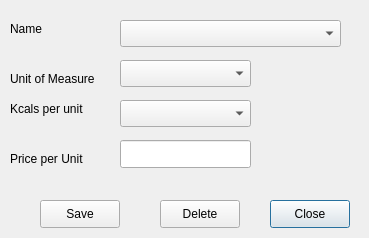
<ui version="4.0" >
 <class>LivestockProducts</class>
 <widget class="QDialog" name="LivestockProducts" >
  <property name="geometry" >
   <rect>
    <x>0</x>
    <y>0</y>
    <width>369</width>
    <height>238</height>
   </rect>
  </property>
  <property name="minimumSize" >
   <size>
    <width>369</width>
    <height>238</height>
   </size>
  </property>
  <property name="windowTitle" >
   <string>Manage Livestock Products</string>
  </property>
  <widget class="QPushButton" name="btnLiveStockProductsClose" >
   <property name="geometry" >
    <rect>
     <x>270</x>
     <y>200</y>
     <width>80</width>
     <height>28</height>
    </rect>
   </property>
   <property name="text" >
    <string>Close</string>
   </property>
  </widget>
  <widget class="QPushButton" name="pushButton_3" >
   <property name="geometry" >
    <rect>
     <x>40</x>
     <y>200</y>
     <width>80</width>
     <height>28</height>
    </rect>
   </property>
   <property name="text" >
    <string>Save</string>
   </property>
  </widget>
  <widget class="QComboBox" name="comboBox" >
   <property name="geometry" >
    <rect>
     <x>120</x>
     <y>20</y>
     <width>221</width>
     <height>27</height>
    </rect>
   </property>
  </widget>
  <widget class="QLabel" name="label" >
   <property name="geometry" >
    <rect>
     <x>10</x>
     <y>20</y>
     <width>54</width>
     <height>18</height>
    </rect>
   </property>
   <property name="text" >
    <string>Name</string>
   </property>
  </widget>
  <widget class="QComboBox" name="comboBox_3" >
   <property name="geometry" >
    <rect>
     <x>120</x>
     <y>60</y>
     <width>131</width>
     <height>27</height>
    </rect>
   </property>
  </widget>
  <widget class="QLabel" name="label_3" >
   <property name="geometry" >
    <rect>
     <x>10</x>
     <y>70</y>
     <width>91</width>
     <height>18</height>
    </rect>
   </property>
   <property name="text" >
    <string>Unit of Measure</string>
   </property>
  </widget>
  <widget class="QComboBox" name="comboBox_4" >
   <property name="geometry" >
    <rect>
     <x>120</x>
     <y>100</y>
     <width>131</width>
     <height>27</height>
    </rect>
   </property>
  </widget>
  <widget class="QLabel" name="label_4" >
   <property name="geometry" >
    <rect>
     <x>10</x>
     <y>100</y>
     <width>101</width>
     <height>18</height>
    </rect>
   </property>
   <property name="text" >
    <string>Kcals per unit</string>
   </property>
  </widget>
  <widget class="QLineEdit" name="lineEdit" >
   <property name="geometry" >
    <rect>
     <x>120</x>
     <y>140</y>
     <width>131</width>
     <height>28</height>
    </rect>
   </property>
  </widget>
  <widget class="QLabel" name="label_5" >
   <property name="geometry" >
    <rect>
     <x>10</x>
     <y>150</y>
     <width>81</width>
     <height>18</height>
    </rect>
   </property>
   <property name="text" >
    <string>Price per Unit</string>
   </property>
  </widget>
  <widget class="QPushButton" name="pushButton" >
   <property name="geometry" >
    <rect>
     <x>160</x>
     <y>200</y>
     <width>80</width>
     <height>28</height>
    </rect>
   </property>
   <property name="text" >
    <string>Delete</string>
   </property>
  </widget>
 </widget>
 <resources/>
 <connections/>
</ui>
